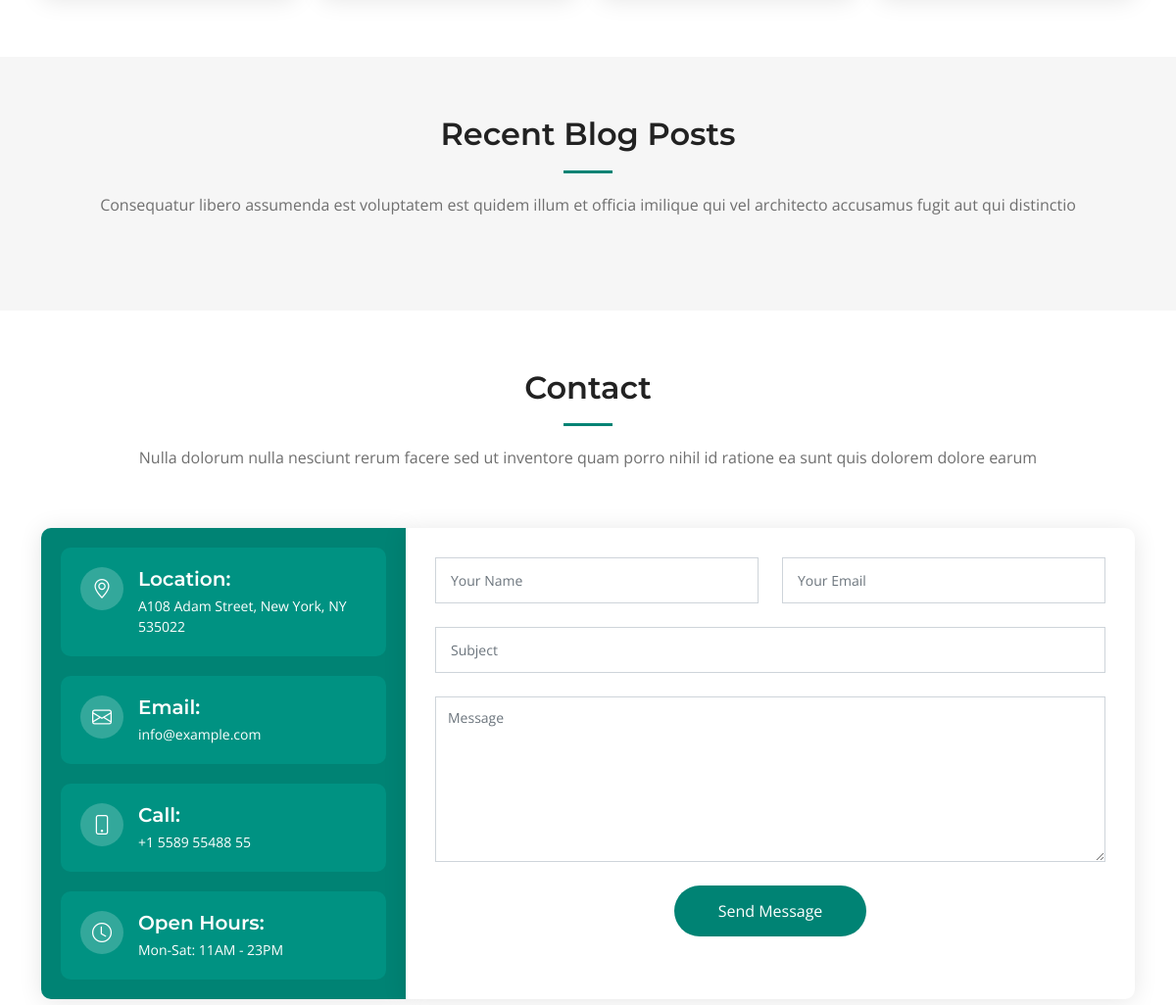
Before: / (signed in, middle part) with the older database file.
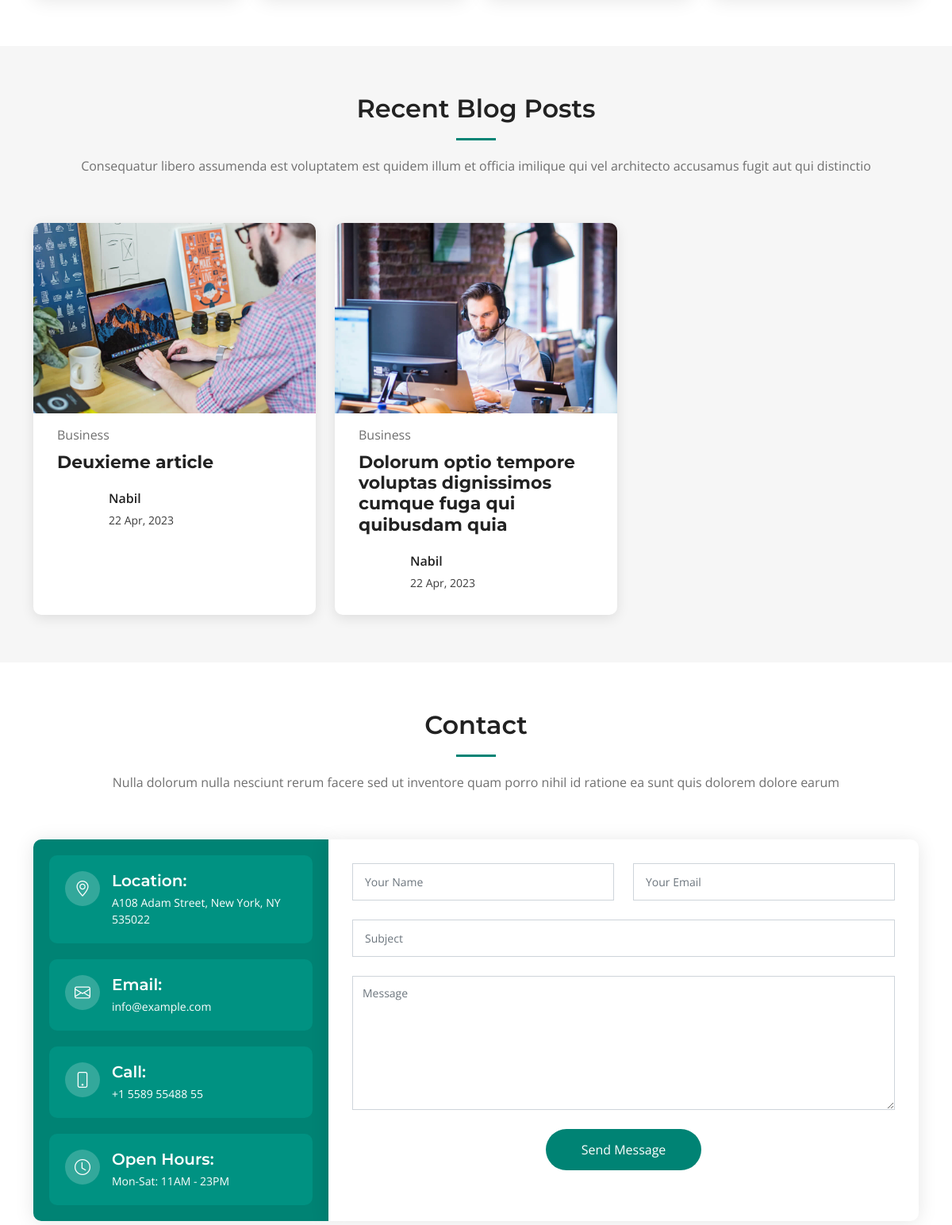
After: the same page with the newer database file.
### tables this page shows
CREATE TABLE IF NOT EXISTS `article` (
  `article_id` int NOT NULL AUTO_INCREMENT,
  `article_name` varchar(255) NOT NULL,
  `article_date` timestamp NOT NULL DEFAULT CURRENT_TIMESTAMP,
  `article_intro` varchar(2550) NOT NULL,
  `article_quote` varchar(510) DEFAULT NULL,
  `article_image` varchar(255) NOT NULL,
  `category_id` int NOT NULL,
  `user_id` int NOT NULL,
  PRIMARY KEY (`article_id`),
  KEY `article_category_FK` (`category_id`),
  KEY `article_user0_FK` (`user_id`)
);

CREATE TABLE IF NOT EXISTS `category` (
  `category_id` int NOT NULL AUTO_INCREMENT,
  `category_name` varchar(255) NOT NULL,
  PRIMARY KEY (`category_id`)
);

CREATE TABLE IF NOT EXISTS `user` (
  `user_id` int NOT NULL AUTO_INCREMENT,
  `user_name` varchar(30) NOT NULL,
  `user_mail` varchar(255) NOT NULL,
  `user_password` varchar(255) NOT NULL,
  `user_active` tinyint(1) NOT NULL,
  `user_token` varchar(255) DEFAULT NULL,
  `user_image` varchar(255) DEFAULT NULL,
  `role_id` int NOT NULL,
  PRIMARY KEY (`user_id`),
  KEY `user_role_FK` (`role_id`)
);

### controller/userController.php (called while the page is built, shortened)
<?php
function homepage(){
    require ('view/homepage.php') ;
}
?>

### config/ConnectBdd.php (called while the page is built, shortened)
<?php
class ConnectBdd{
    public function __construct(){
        $user = "root";
        $pass = "";
        $host = "";
        $db = "romain";
        $this->bdd = new PDO("mysql:host=$host;dbname=$db;charset=utf8", $user, $pass, array(PDO::ATTR_ERRMODE => PDO::ERRMODE_EXCEPTION));
    }
}
?>

### model/Article.php (called while the page is built, shortened)
<?php
require_once('config/ConnectBdd.php');
class ArticleRepository extends ConnectBdd{
    public function getArticle($articleId){
        $article = new Article;
        $req = $this->bdd->prepare("SELECT * FROM article WHERE article_id = ?");
        $req->execute([$articleId]);
        $article_data = $req->fetch();
        $article->id = $article_data['article_id'];
        $article->name = $article_data['article_name'];
        $article->date = $article_data['article_date'];
        $article->intro = $article_data['article_intro'];
        $article->quote = $article_data['article_quote'];
        $article->image = $article_data['article_image'];
        $userRepo = new UserRepository;
        $user = $userRepo->getUserByID($article_data['user_id']);
        $article->user = $user;
        $categoryRepo = new CategoryRepository;
        $category = $categoryRepo->getCategoryById($article_data['category_id']);
        $article->category = $category;
        $sectionRepo = new SectionRepository;
        $section = $sectionRepo->getSectionByArticleId($articleId);
        $article->section = $section;
        $commentRepo = new CommentRepository;
        $comment = $commentRepo->getCommentByArticleId($articleId);
        $article->comment = $comment;
        $tagRepo = new TagRepository;
        $tag = $tagRepo->getTagByArticleId($articleId);
        $article->tag = $tag;
        return $article;
    }
    public function getArticles($limitRequest = null){
        $limit = $limitRequest == null ? "" : "LIMIT ".$limitRequest;
        $req = $this->bdd->prepare("SELECT * FROM article ORDER BY article_id DESC $limit ");
        $req->execute();
        $data = $req->fetchAll(PDO::FETCH_ASSOC);
        $articles = [];
        foreach($data as $key){
            $articleRepo = new ArticleRepository;
            $article = $articleRepo->getArticle($key['article_id']);
            $articles[]= $article;
        }
        return $articles;
    }
}
?>

### model/User.php (called while the page is built, shortened)
<?php
require_once('config/ConnectBdd.php');
class UserRepository extends ConnectBdd{
    public function getUserByID(string $id){
        $req = $this->bdd->prepare("SELECT * FROM `user` WHERE `user_id` = ?");
        $req->execute([$id]);
        $data = $req->fetch();
        if($data != false){
            $user = new User();
            $user->id = $data['user_id'] ;
            $user->name = $data['user_name'];
            $user->mail = $data['user_mail'];
            $user->password = $data['user_password'];
            $user->image = $data['user_image'];
            $user->token = $data['user_token'];
            $user->active = $data['user_active'];
            $user->role = $data['role_id'];
            $user->description = $data['user_description'];
            return $user;
        }else{
            return [];
        }
    }
}
?>

### model/Category.php (called while the page is built, shortened)
<?php
require_once('config/ConnectBdd.php');
class CategoryRepository extends ConnectBdd{
    public function getCategoryById($categoryId){
        $req = $this->bdd->prepare("SELECT * FROM category WHERE category_id = ?");
        $req->execute([$categoryId]);
        $category_data = $req->fetch();
        $category = new Category;
        $category->id = $category_data['category_id'];
        $category->name = $category_data['category_name'];
        return $category;
    }
}
?>

### model/Section.php (called while the page is built, shortened)
<?php
require_once('config/ConnectBdd.php');
class SectionRepository extends ConnectBdd{
    public function getSectionByArticleId($articleId){
        $req = $this->bdd->prepare("SELECT * FROM section WHERE article_id = ?");
        $req->execute([$articleId]);
        $section_data = $req->fetchAll(PDO::FETCH_ASSOC);
        $sections = [];
        foreach ($section_data as $key){
            $section = new Section;
            $section->id = $key['section_id'];
            $section->title = $key['section_title'];
            $section->body = $key['section_body'];
            $section->image = $key['section_image'];
            $section->article = $key['article_id'];
            $sections[] = $section;
        }
        return $sections;
    }
}
?>

### model/Comment.php (called while the page is built, shortened)
<?php
require_once('config/ConnectBdd.php');
class CommentRepository extends ConnectBdd{
    public function getCommentByArticleId($articleId){
        $req = $this->bdd->prepare("SELECT * FROM comment WHERE article_id = ? ORDER BY article_id DESC");
        $req->execute([$articleId]);
        $comment_data = $req->fetchAll(PDO::FETCH_ASSOC);
        $comments = [];
        foreach ($comment_data as $key){
            $comment = new Comment;
            $comment->id = $key['comment_id'];
            $comment->date = $key['comment_date'];
            $comment->message = $key['comment_message'];
            $comment->article = $key['article_id'];
            $userRepo = new UserRepository;
            $user = $userRepo->getUserByID($key['user_id']);
            $comment->user = $user;
            $replyRepo = new ReplyRepository;
            $reply = $replyRepo->getRepliesByCommentId($comment->id);
            $comment->reply = $reply;
            $comments[] = $comment;
        }
        return $comments;
    }
}
?>

### view/homepage.php (the view, shortened to what this page needs)
<main id="main">
    <section id="team" class="team">
    </section>
    <section id="recent-posts" class="recent-posts sections-bg">
      <div class="container" data-aos="fade-up">
        <div class="section-header">
          <h2>Recent Blog Posts</h2>
          <p>Consequatur libero assumenda est voluptatem est quidem illum et officia imilique qui vel architecto accusamus fugit aut qui distinctio</p>
        </div>
        <div class="row gy-4">
        <?php $articleRepository = new ArticleRepository;
              $articles = $articleRepository->getArticles(3);
              foreach($articles as $article){?>
          <div class="col-xl-4 col-md-6">
            <article>
              <div class="post-img">
                <img src="upload/<?=$article->image?>" alt="" class="img-fluid">
              </div>
              <p class="post-category"><?=$article->category->name?></p>
              <h2 class="title">
                <a href="?action=blog_article&article=<?=$article->id?>"><?=$article->name?></a>
              </h2>
              <div class="d-flex align-items-center">
                <div class="post-meta">
                  <p class="post-author"><?=$article->user->name?></p>
                  <p class="post-date">
                    <time datetime="2022-01-01"><?=formatDate($article->date)?></time>
                  </p>
                </div>
              </div>
            </article>
          </div>
          <?php } ?>
        </div>
      </div>
    </section>
    <section id="contact" class="contact">
      <div class="container" data-aos="fade-up">
        <div class="section-header">
          <h2>Contact</h2>
          <p>Nulla dolorum nulla nesciunt rerum facere sed ut inventore quam porro nihil id ratione ea sunt quis dolorem dolore earum</p>
        </div>
        <div class="row gx-lg-0 gy-4">
          <div class="col-lg-4">
            <div class="info-container d-flex flex-column align-items-center justify-content-center">
              <div class="info-item d-flex">
                <i class="bi bi-geo-alt flex-shrink-0"></i>
                <div>
                  <h4>Location:</h4>
                  <p>A108 Adam Street, New York, NY 535022</p>
                </div>
              </div>
              <div class="info-item d-flex">
                <i class="bi bi-envelope flex-shrink-0"></i>
                <div>
                  <h4>Email:</h4>
                  <p>info@example.com</p>
                </div>
              </div>
              <div class="info-item d-flex">
                <i class="bi bi-phone flex-shrink-0"></i>
                <div>
                  <h4>Call:</h4>
                  <p>+1 5589 55488 55</p>
                </div>
              </div>
              <div class="info-item d-flex">
                <i class="bi bi-clock flex-shrink-0"></i>
                <div>
                  <h4>Open Hours:</h4>
                  <p>Mon-Sat: 11AM - 23PM</p>
                </div>
              </div>
            </div>
          </div>
          <div class="col-lg-8">
            <form action="forms/contact.php" method="post" role="form" class="php-email-form">
              <div class="row">
                <div class="col-md-6 form-group">
                  <input type="text" name="name" class="form-control" id="name" placeholder="Your Name" required>
                </div>
                <div class="col-md-6 form-group mt-3 mt-md-0">
                  <input type="email" class="form-control" name="email" id="email" placeholder="Your Email" required>
                </div>
              </div>
              <div class="form-group mt-3">
                <input type="text" class="form-control" name="subject" id="subject" placeholder="Subject" required>
              </div>
              <div class="form-group mt-3">
                <textarea class="form-control" name="message" rows="7" placeholder="Message" required></textarea>
              </div>
              <div class="text-center"><button type="submit">Send Message</button></div>
            </form>
          </div>
        </div>
      </div>
    </section>
</main>

### index.php (shortened to what this page needs)
<?php
require_once('controller/userController.php');
if(!isset($_SESSION['user'])){
    if(isset($_GET['action'])){
        switch($_GET['action']){
            case'signup':
                signUp();
                break;
            case'signup_php':
                signUpTreatment();
                break;
            case'validate_mail':
                validateMail();
                break;
            case'reset_password':
                resetPassword();
                break;
            case'change_password':
                changePassword();
                break;
            default:
            login();
            break;
            case'login_php':
                loginTreatment();
                break;
            }
    }else{
        login();
    }
}else{
    require('user.php');
}
?>

### user.php
<?php
    if(isset($_GET['action']) && !empty($_GET['action'])){
        if($_GET['action'] != 'admin'){
            switch($_GET['action']){
                case 'logout':
                    logout();
                    break;
                case'profile':
                    profile();
                    break;
                case'profile_php':
                    profileTreatment();
                    break;
                case'image_php':
                    userImageTreatment();
                    break;
                case'blog':
                    blog();
                    break;
                case'blog_article':
                    blogArticle();
                    break;
                case'comment_php':
                    comment();
                    break;
                default:
                    homepage();
                    break;
            }
        }elseif($_SESSION['user']['role'] == 1){
            require('admin.php');
        }else{
            homepage();
        }
    }else{
        homepage();
    }
?>

### assets/css/main.css (style rules this page uses)
:root { --font-default: "Open Sans", system-ui, -apple-system, "Segoe UI", Roboto, "Helvetica Neue", Arial, "Noto Sans", "Liberation Sans", sans-serif, "Apple Color Emoji", "Segoe UI Emoji", "Segoe UI Symbol", "Noto Color Emoji"; --font-primary: "Montserrat", sans-serif; --font-secondary: "Poppins", sans-serif; }
:root { --color-default: #222222; --color-primary: #008374; --color-secondary: #f85a40; }
:root { scroll-behavior: smooth; }
body { font-family: var(--font-default); color: var(--color-default); }
a { color: var(--color-primary); text-decoration: none; }
h1, h2, h3, h4, h5, h6 { font-family: var(--font-primary); }
section { padding: 60px 0; overflow: hidden; }
.sections-bg { background-color: #f6f6f6; }
.section-header { text-align: center; padding-bottom: 60px; }
.section-header h2 { font-size: 32px; font-weight: 600; margin-bottom: 20px; padding-bottom: 20px; position: relative; }
.section-header h2:after { content: ""; position: absolute; display: block; width: 50px; height: 3px; background: var(--color-primary); left: 0; right: 0; bottom: 0; margin: auto; }
.section-header p { margin-bottom: 0; color: #6f6f6f; }
section { scroll-margin-top: 70px; }
.recent-posts article { box-shadow: 0 4px 16px rgba(0, 0, 0, 0.1); background-color: #fff; padding: 30px; height: 100%; border-radius: 10px; overflow: hidden; }
.recent-posts .post-img { max-height: 240px; margin: -30px -30px 15px -30px; overflow: hidden; }
.recent-posts .post-category { font-size: 16px; color: #6f6f6f; margin-bottom: 10px; }
.recent-posts .title { font-size: 22px; font-weight: 700; padding: 0; margin: 0 0 20px 0; }
.recent-posts .title a { color: var(--color-default); transition: 0.3s; }
.recent-posts .post-author { font-weight: 600; margin-bottom: 5px; }
.recent-posts .post-date { font-size: 14px; color: #3c3c3c; margin-bottom: 0; }
.contact .info-container { background-color: var(--color-primary); height: 100%; padding: 20px; border-radius: 10px 0 0 10px; box-shadow: 0px 2px 25px rgba(0, 0, 0, 0.1); }
.contact .info-item { width: 100%; background-color: #009282; margin-bottom: 20px; padding: 20px; border-radius: 10px; color: #fff; }
.contact .info-item:last-child { margin-bottom: 0; }
.contact .info-item i { font-size: 20px; color: #fff; float: left; width: 44px; height: 44px; background-color: rgba(255, 255, 255, 0.2); display: flex; justify-content: center; align-items: center; border-radius: 50px; transition: all 0.3s ease-in-out; margin-right: 15px; }
.contact .info-item h4 { padding: 0; font-size: 20px; font-weight: 600; margin-bottom: 5px; }
.contact .info-item p { padding: 0; margin-bottom: 0; font-size: 14px; }
.contact .php-email-form { width: 100%; height: 100%; background: #fff; box-shadow: 0px 2px 25px rgba(0, 0, 0, 0.1); padding: 30px; border-radius: 0 10px 10px 0; }
.contact .php-email-form .form-group { padding-bottom: 8px; }
.contact .php-email-form input, .contact .php-email-form textarea { border-radius: 0; box-shadow: none; font-size: 14px; }
.contact .php-email-form input[type=text], .contact .php-email-form input[type=email], .contact .php-email-form textarea { padding: 12px 15px; }
.contact .php-email-form textarea { padding: 10px 12px; }
.contact .php-email-form button[type=submit] { background: var(--color-primary); border: 0; padding: 14px 45px; color: #fff; transition: 0.4s; border-radius: 50px; }

Changed rows visible on the page:
added article: article_image (picture), category.category_name "Business", article_name "Deuxieme article", user.user_name "Nabil", article_date "22 Apr, 2023"
added article: article_image (picture), category.category_name "Business", article_name "Dolorum optio tempore voluptas dignissimos cumque fuga qui quibusdam quia", user.user_name "Nabil", article_date "22 Apr, 2023"
